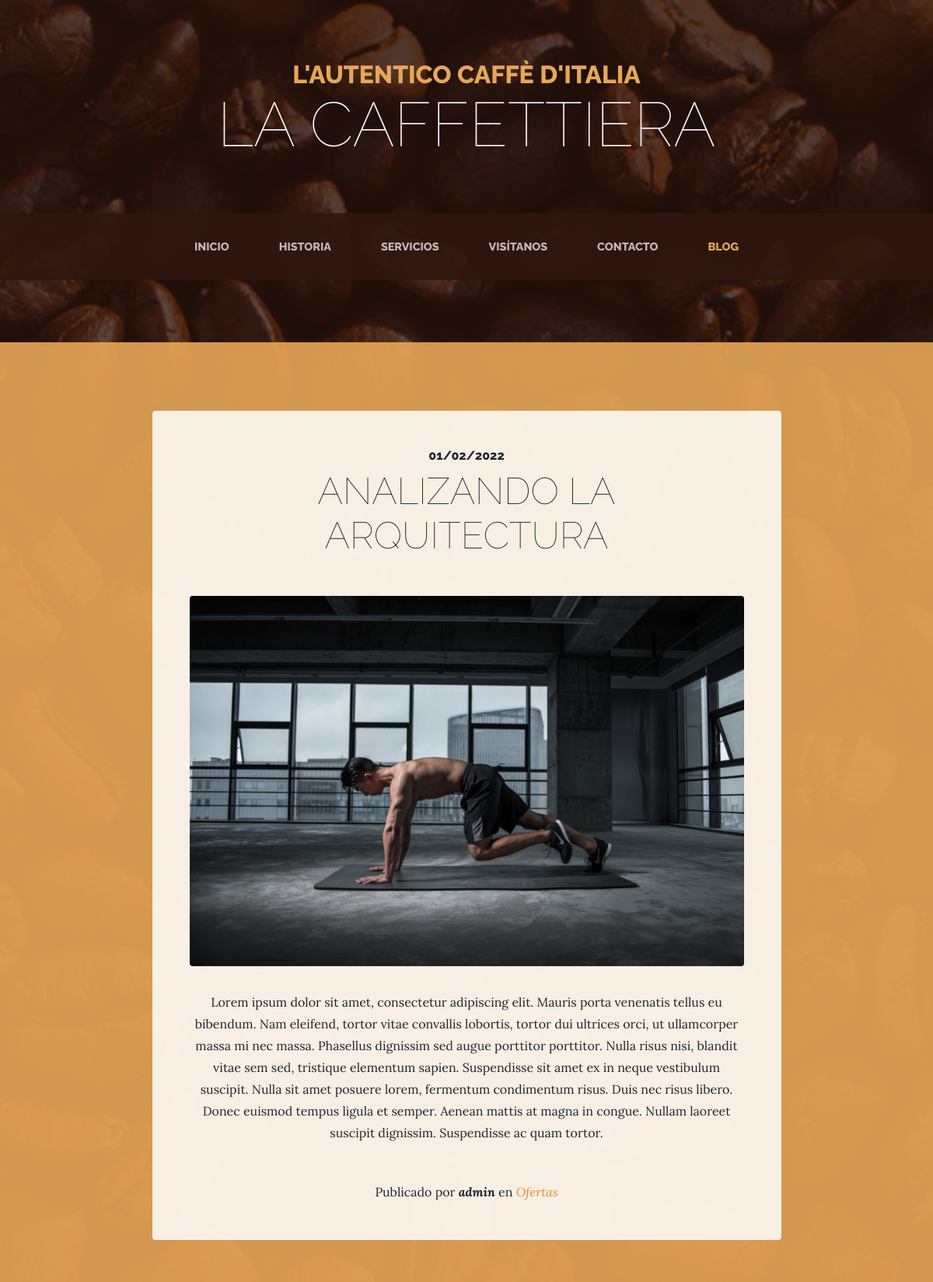
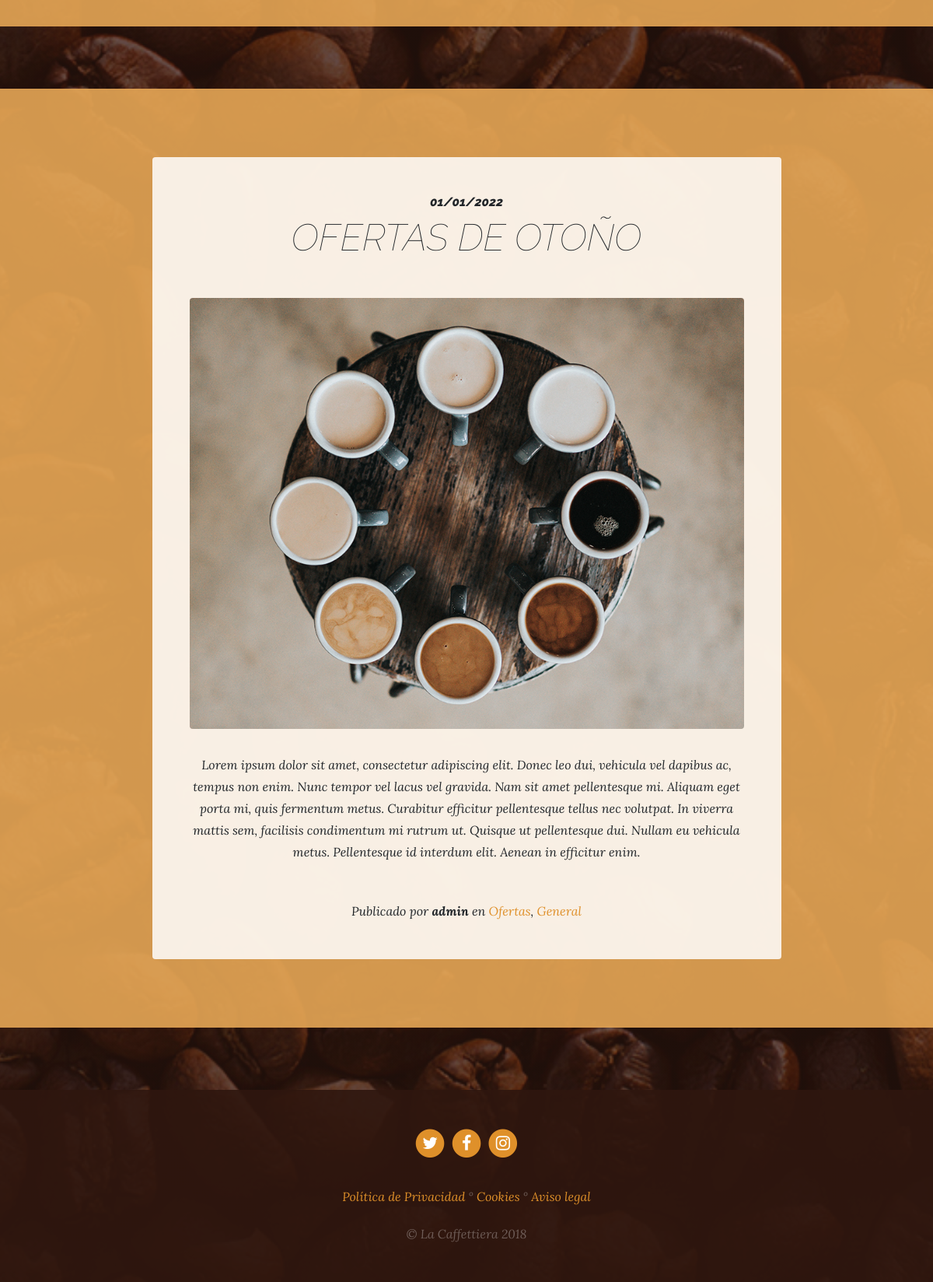
Screenshot of /blog/ with the database file from the repository (2 pictures, top to bottom).
### blog/models.py (models this page shows, shortened)
class Post(models.Model):
    title = models.CharField(max_length=200, verbose_name="Titulo")
    content = models.TextField(verbose_name="Contenido")
    published = models.DateTimeField(verbose_name="Fecha de Publicación", default=now)
    image = models.ImageField(verbose_name="Imagen", upload_to="blog", null=True, blank=True)
    author = models.ForeignKey(User, verbose_name="Autor", on_delete=models.CASCADE)
    categories = models.ManyToManyField(Category, verbose_name="Categorías", related_name="get_posts")
    created = models.DateTimeField(auto_now_add=True, verbose_name="Fecha de creación")
    updated = models.DateTimeField(auto_now=True, verbose_name="Fecha de Edición")
    class Meta:
        verbose_name = ("entrada")
        verbose_name_plural = ("entradas")
        ordering = ["-created"]

class Category(models.Model):
    name = models.CharField(max_length=100, verbose_name="Nombre")
    created = models.DateTimeField(auto_now_add=True, verbose_name="Fecha de creación")
    updated = models.DateTimeField(auto_now=True, verbose_name="Fecha de Edición")
    class Meta:
        verbose_name = ("categoria")
        verbose_name_plural = ("categorias")
        ordering = ["-created"]

### pages/models.py (models this page shows, shortened)
class Page(models.Model):
    title = models.CharField(verbose_name="Titulo", max_length=200)
    content = RichTextField(verbose_name="Contenido")
    order = models.SmallIntegerField(verbose_name="Orden", default=0)
    created = models.DateTimeField(auto_now_add=True, verbose_name="Fecha de creación")
    updated = models.DateTimeField(auto_now=True, verbose_name="Fecha de Edición")
    class Meta:
        verbose_name = ("pagina")
        verbose_name_plural = ("paginas")
        ordering = ["order","title"]

### blog/views.py (the view)
# urls.py: path('', views.blog, name="blog"),
def blog(request):
    posts = Post.objects.all()
    return render(request, "blog/blog.html", {"posts": posts})

### pages/templatetags/pages_extras.py (called while the page is built)
@register.simple_tag
def get_page_list():
    pages = Page.objects.all()
    return pages

### social/processors.py (called while the page is built)
def context_dict(request):
    context = {}
    links = Link.objects.all()
    for link in links:
        context[link.key] = link.url
    return context

### blog/templates/blog/blog.html
{% extends 'core/base.html' %}
{% load static %}
{% block content %}
  {% for post in posts %}
  <section class="page-section cta">
        <div class="container">
          <div class="row">
            <div class="col-xl-9 mx-auto">
              <div class="cta-innerv text-center rounded">
                <h2 class="section-heading mb-5">
                  <span class="section-heading-upper">{{post.published | date:"SHORT_DATE_FORMAT"}}</span>
                  <span class="section-heading-lower">{{post.title}}</span>
                </h2>
                <p class="mb-0">
                  <img class="mx-auto d-flex rounded img-fluid mb-3 mb-lg-0" src="{{post.image.url}}" alt="">
                </p>
                <p class="mb-0 mbt">
                  {{post.content|linebreaks}}
                </p>
                <p class="mb-0 mbt">
                  <span class="section-heading-under">Publicado por <em><b>{{post.author}}</b></em> en <em>
                    <em>
                      {% for category in post.categories.all %}
                        <a href="{% url 'category' category.id  %}" class="link">{{category.name}}</a>{% if not forloop.last %},{% endif %}
                      {% endfor %}
                    </em>
                  </span>
                </p>
              </div>
            </div>
          </div>
        </div>
  </section>
  {% endfor %}
{% endblock %}

### core/templates/core/base.html (shortened to what this page needs)
<!DOCTYPE html>
<html lang="es">
  <head>
    {% load static %}
    <link href="{% static 'core/vendor/bootstrap/css/bootstrap.min.css' %}" rel="stylesheet">
    <link href="{% static 'core/vendor/font-awesome/css/font-awesome.min.css' %}" rel="stylesheet" type="text/css">
    <link href="{% static 'core/css/business-casual.css' %}" rel="stylesheet">
  </head>
  <body>
    <h1 class="site-heading text-center text-white d-none d-lg-block">
      <span class="site-heading-upper text-primary mb-3">L'autentico caffè d'italia</span>
      <span class="site-heading-lower">La Caffettiera</span>
    </h1>
    <nav class="navbar navbar-expand-lg navbar-dark py-lg-4" id="mainNav">
      <div class="container">
        <div class="collapse navbar-collapse" id="navbarResponsive">
          <ul class="navbar-nav mx-auto">
            <li class="nav-item px-lg-4 {% if request.path == '/' %}active{% endif %}">
              <a class="nav-link text-uppercase text-expanded" href="{% url 'home' %}">Inicio</a>
            </li>
            <li class="nav-item px-lg-4 {% if request.path == '/about/' %}active{% endif %}">
              <a class="nav-link text-uppercase text-expanded" href="{% url 'about' %}">Historia</a>
            </li>
            <li class="nav-item px-lg-4 {% if request.path == '/services/' %}active{% endif %}">
              <a class="nav-link text-uppercase text-expanded" href="{% url 'services' %}">Servicios</a>
            </li>
            <li class="nav-item px-lg-4 {% if request.path == '/store/' %}active{% endif %}">
              <a class="nav-link text-uppercase text-expanded" href="{% url 'store' %}">Visítanos</a>
            </li>
            <li class="nav-item px-lg-4 {% if request.path == '/contact/' %}active{% endif %}">
              <a class="nav-link text-uppercase text-expanded" href="{% url 'contact' %}">Contacto</a>
            </li>
            <li class="nav-item px-lg-4 {% if request.path|slice:":6" == '/blog/' %}active{% endif %}">
              <a class="nav-link text-uppercase text-expanded" href="{% url 'blog' %}">Blog</a>
            </li>
          </ul>
        </div>
      </div>
    </nav>
    {% block content %}{% endblock %}
    <footer class="footer text-faded text-center py-5">
      <div class="container">
        <p class="m-0">
          {% if LINK_TWITTER %}
	        <a href="{{LINK_TWITTER}}" class="link">
	          <span class="fa-stack fa-lg">
	            <i class="fa fa-circle fa-stack-2x"></i>
	            <i class="fa fa-twitter fa-stack-1x fa-inverse"></i>
	          </span>
	        </a>
          {% endif %}
          {% if LINK_FACEBOOK %}
	        <a href="{{LINK_FACEBOOK}}" class="link">
	          <span class="fa-stack fa-lg">
	            <i class="fa fa-circle fa-stack-2x"></i>
	            <i class="fa fa-facebook fa-stack-1x fa-inverse"></i>
	          </span>
	        </a>
          {% endif %}
          {% if LINK_INSTAGRAM %}
	        <a href="{{LINK_INSTAGRAM}}" class="link">
	          <span class="fa-stack fa-lg">
	            <i class="fa fa-circle fa-stack-2x"></i>
	            <i class="fa fa-instagram fa-stack-1x fa-inverse"></i>
	          </span>
	        </a>
          {% endif %}
	    </p>
        <p class="m-0 mbt">
          {% load pages_extras %}
          {% get_page_list as page_list %}
          {% for page in page_list %}
            <a href="{% url 'page' page.id %}" class="link">{{page.title}}</a> {% if not forloop.last %}°{% endif %}
          {% endfor %}
		    </p>
        <p class="m-0 mbt1">&copy; La Caffettiera 2018</p>
      </div>
    </footer>
  </body>
</html>

### core/static/core/css/business-casual.css (style rules this page uses)
body { font-family: 'Lora'; background: linear-gradient(rgba(47, 23, 15, 0.65), rgba(47, 23, 15, 0.65)), url("../img/bg.jpg"); background-attachment: fixed; background-position: center; background-size: cover; }
h1, h2, h3, h4, h5, h6 { font-family: 'Raleway'; }
p { line-height: 1.75; }
.text-faded { color: rgba(255, 255, 255, 0.3); }
.site-heading { margin-top: 5rem; margin-bottom: 5rem; text-transform: uppercase; line-height: 1; font-family: 'Raleway'; }
.site-heading .site-heading-upper { display: block; font-size: 2rem; font-weight: 800; }
.site-heading .site-heading-lower { font-size: 5rem; font-weight: 100; line-height: 4rem; }
.page-section { margin-top: 5rem; margin-bottom: 5rem; }
.section-heading { text-transform: uppercase; }
.section-heading .section-heading-upper { display: block; font-size: 1rem; font-weight: 800; padding-bottom:.5rem; }
.section-heading .section-heading-lower { display: block; font-size: 3rem; font-weight: 100; }
#mainNav { background-color: rgba(47, 23, 15, 0.9); font-family: 'Raleway'; }
#mainNav .navbar-nav .nav-item .nav-link { color: rgba(255, 255, 255, 0.7); font-weight: 800; }
#mainNav .navbar-nav .nav-item.active .nav-link { color: #e6a756; }
@media (min-width: 992px) { #mainNav .navbar-nav .nav-item .nav-link { font-size: 0.9rem; } }
.cta { padding-top: 5rem; padding-bottom: 5rem; background-color: rgba(230, 167, 86, 0.9); }
.cta .cta-innerv { position: relative; padding: 3rem; margin: 0.5rem; background-color: rgba(255, 255, 255, 0.85); }
.footer { background-color: rgba(47, 23, 15, 0.9); }
.text-primary { color: #e6a756 !important; }
.mbt { padding-top: 2rem; }
.mbt1 { padding-top: 1.25rem; }
a.link { color: #df902a; }

### rows the page displays
Post: published "01/02/2022", title "ANALIZANDO LA ARQUITECTURA", image (picture), content "Lorem ipsum dolor sit amet, consectetur adipiscing elit. Mauris porta venenatis tellus eu bibendum. Nam eleifend, tortor vitae convallis lobortis, tortor dui ultrices orci, ut ullamcorper massa mi nec massa. Phasellus dignissim sed augue porttitor porttitor. Nulla risus nisi, blandit vitae sem sed, tristique elementum sapien. Suspendisse sit amet ex in neque vestibulum suscipit. Nulla sit amet posuere lorem, fermentum condimentum risus. Duis nec risus libero. Donec euismod tempus ligula et semper. Aenean mattis at magna in congue. Nullam laoreet suscipit dignissim. Suspendisse ac quam tortor.", author "admin"
Category: name "Ofertas"
Post: published "01/01/2022", title "OFERTAS DE OTOÑO", image (picture), content "Lorem ipsum dolor sit amet, consectetur adipiscing elit. Donec leo dui, vehicula vel dapibus ac, tempus non enim. Nunc tempor vel lacus vel gravida. Nam sit amet pellentesque mi. Aliquam eget porta mi, quis fermentum metus. Curabitur efficitur pellentesque tellus nec volutpat. In viverra mattis sem, facilisis condimentum mi rutrum ut. Quisque ut pellentesque dui. Nullam eu vehicula metus. Pellentesque id interdum elit. Aenean in efficitur enim.", author "admin"
Category: name "General"
Page: title "Política de Privacidad"
Page: title "Cookies"
Page: title "Aviso legal"
